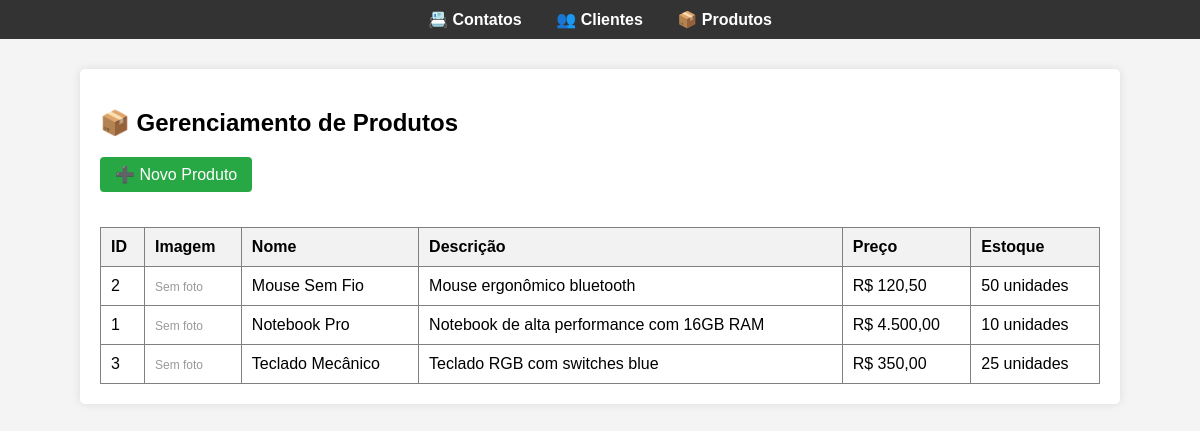
/produtos.php, run on the app's committed database.
### tables this page shows
CREATE TABLE produtos (
    id INT AUTO_INCREMENT PRIMARY KEY,
    nome VARCHAR(255) NOT NULL, 
    descricao TEXT,
    preco DECIMAL(10,2) NOT NULL,
    estoque INT NOT NULL DEFAULT 0,
    imagem VARCHAR(255),         
    created_at TIMESTAMP DEFAULT CURRENT_TIMESTAMP  
);

### funcoes.php (called while the page is built, shortened)
<?php
function obterProdutos(PDO $pdo) {
    try {
        $sql = "SELECT * FROM produtos ORDER BY nome ASC";
        $stmt = $pdo->query($sql);
        return $stmt->fetchAll();
    } catch (PDOException $e) {
        die("Erro ao buscar produtos: " . $e->getMessage());
    }
}

### produtos.php (the view)
<?php
require_once 'config.php';
include_once 'funcoes.php';
$produtos = obterProdutos($pdo);
include 'cabecalho.php';
?>
<div class="container" style="padding: 20px; font-family: Arial, sans-serif;">
    <h2>📦 Gerenciamento de Produtos</h2>
    <p>
        <a href="produtos-cadastrar.php" class="btn-novo" style="background-color: #28a745;">➕ Novo Produto</a>
    </p>
    <table border="1" cellpadding="10" cellspacing="0" style="width: 100%; margin-top: 20px; border-collapse: collapse; text-align: left;">
        <thead>
            <tr style="background-color: #f2f2f2;">
                <th>ID</th>
                <th>Imagem</th> <th>Nome</th>
                <th>Descrição</th>
                <th>Preço</th>
                <th>Estoque</th>
            </tr>
        </thead>
        <tbody>
            <?php if (count($produtos) > 0): ?>
                <?php foreach ($produtos as $produto): ?>
                    <tr>
                        <td><?php echo $produto['id']; ?></td>
                        <td>
                            <?php if(!empty($produto['imagem'])): ?>
                                <img src="uploads/<?php echo $produto['imagem']; ?>" width="50" height="50" style="object-fit: cover; border-radius: 4px;">
                            <?php else: ?>
                                <span style="color: #999; font-size: 12px;">Sem foto</span>
                            <?php endif; ?>
                        </td>
                        <td><?php echo htmlspecialchars($produto['nome']); ?></td>
                        <td><?php echo htmlspecialchars($produto['descricao']); ?></td>
                        <td>R$ <?php echo number_format($produto['preco'], 2, ',', '.'); ?></td>
                        <td><?php echo $produto['estoque']; ?> unidades</td>
                    </tr>
                <?php endforeach; ?>
            <?php else: ?>
                <tr>
                    <td colspan="6" style="text-align: center;">Nenhum produto cadastrado.</td>
                </tr>
            <?php endif; ?>
        </tbody>
    </table>
</div>

### cabecalho.php (style rules this page uses)
body { font-family: Arial, sans-serif; margin: 0; padding: 0; background-color: #f4f4f4; }
.container { max-width: 1000px; margin: 30px auto; background: white; padding: 20px; box-shadow: 0px 0px 10px rgba(0,0,0,0.1); border-radius: 5px; }
.btn-novo { background-color: #007BFF; color: white; padding: 8px 15px; text-decoration: none; border-radius: 4px; display: inline-block; margin-bottom: 15px; }

### data on the page
produtos: id "2", shows "Sem foto", nome "Mouse Sem Fio", descricao "Mouse ergonômico bluetooth", preco "120,50", estoque "50"
produtos: id "1", shows "Sem foto", nome "Notebook Pro", descricao "Notebook de alta performance com 16GB RAM", preco "4.500,00", estoque "10"
produtos: id "3", shows "Sem foto", nome "Teclado Mecânico", descricao "Teclado RGB com switches blue", preco "350,00", estoque "25"
